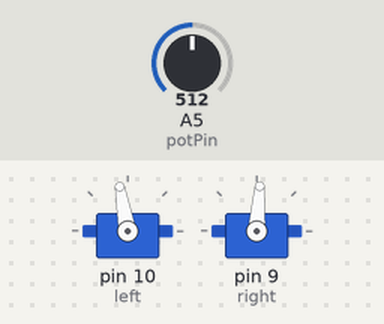
A sketch run on a simulated Arduino Uno, built with avr-gcc and run on an emulated ATmega328P. Parts: 2 × servo. Inputs (shaded band) come from the test bench; at power-on: A5 (potPin) = 512.

Above: at 1.2 s.
1.3 s: A5 (potPin) set to 306
At 1.7 s:
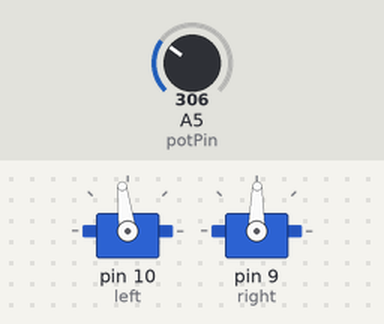
2.8 s: A5 (potPin) set to 1023
At 4.0 s:
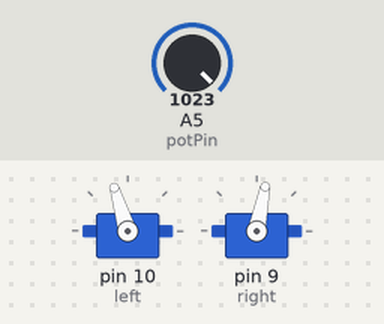
4.3 s: A5 (potPin) set to 511
At 5.1 s:
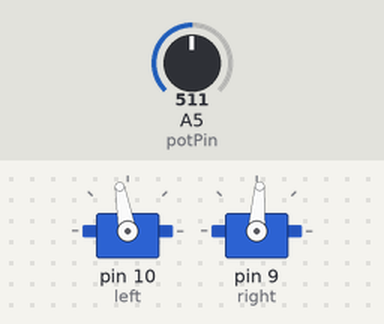
Timing chart, 0 to 7.3 s (numbered marks = the images above; inputs shaded):
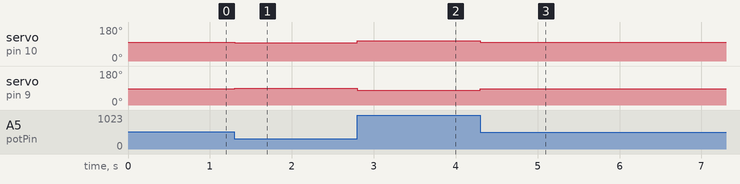

Measured:
- after the input at 1.3 s, servo on pin 10 (left): 100° → 97° at once; servo on pin 9 (right): 86° → 89° at once
- after the input at 2.8 s, servo on pin 10 (left): 97° → 107° at once; servo on pin 9 (right): 89° → 79° at once
- after the input at 4.3 s, servo on pin 10 (left): 107° → 100° at once; servo on pin 9 (right): 79° → 86° at once

The sketch:

control_robot_speed.ino
```cpp
/* Software 1073 Example Program
Written and debugged for use on the Arduino boebot platform
last updated: 9/10/14

Program: Use the potentiometer to control the speed of the robot
*/

#include <Servo.h>

Servo left;
Servo right;  //creates two servo objects

int potPin = 5; //creates an int with a value of 5
int potVal = 0; //creates a variable to store the raw potentiometer values
int servoVal = 0; //creates a variable to store the manipulated potentiometer value

void speedControl(){   //creates a method called speedcontrol
  potVal = analogRead(potPin); //read the analog pin
  servoVal = potVal / 7;  //manipulate the analog read for servo use
  left.writeMicroseconds(1500 + servoVal);
  right.writeMicroseconds(1500 - servoVal);  //write value to the servos
}

void setup(){ //setup runs just once
  left.attach(10);
  right.attach(9); //mounts each servo on their respective digital pin


}
void loop(){ //loop runs over and over again
  speedControl();
}
```
